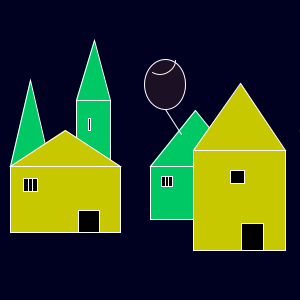
Frame 1 (no input)
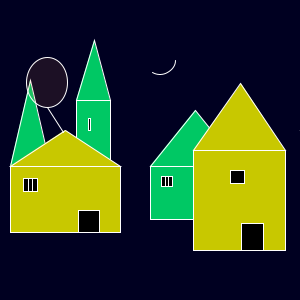
Frame 60 (the mouse pressed at the canvas centre just before this capture)
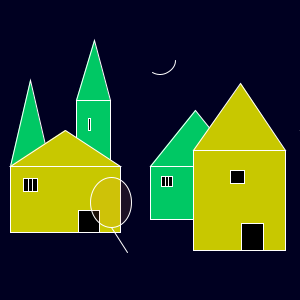
Frame 120 (the mouse held since frame 60 and released just before this capture)

The Processing sketch that drew these frames (run headless with seeded random() and noise(); from frame 60 on, the mouse is pressed at the canvas centre):

// Processing sketch: processing_12083
// ── processing_12083.pde

int x = 150;
int y = 150;
int w = 50 ;
int h = 50;
color c;
int hSpeed = 2;
int vSpeed = 2;
int SIZE = 60;
int topY = y + h /3;

void setup( )
{
  size(300, 300);
  smooth();
  x = int(random(SIZE/2, width - SIZE));
  y = int(random(SIZE/2, height - SIZE));

}

void draw()
{
  background(00,00,33);
  smooth();
  drawHouse(10,100,40,90,color(0,200,100)); 
  drawHouse(150,130,90,80, color(0,200,100)); 
  drawHouse(10,150,110,100, color(200,200,0));
  drawMoon();
  drawBalloon();
  move();
  bounce();
}
void drawBalloon()
{
  color trans = color(255, 150, 70, 28);  
  fill(trans);
  ellipse( x, y, w/1.20, h);
  line( x, y + h/2, x + w/3, y + h);
}

void move()
{
  x = x- hSpeed;
  y = y - vSpeed;
}

void bounce()
{
  if (x > width - SIZE/3 || x < SIZE/3 )
  {
    hSpeed = -1 * hSpeed;
  }

  if (y > height -SIZE/2 || y < h/2)
  {
    vSpeed = -1 * vSpeed;
  }


}

void drawHouse(int x, int y, int w, int h, color c)
{

  ///first house
  rectMode(CORNERS);
  stroke(255);
  fill(c);
  triangle(x, topY, x+ w/2, y-SIZE/3, x+w,topY);//top
  rect(x, topY, x+w, topY + h *2 /3);//house

  ///second house

  triangle (x + w * 2.10, y - h/1.5, x + w * 2.5 , y,  x + w * 5/3, y );//top
  rect(x + w * 2.5, y + h, x + w * 5/3, y);//house


  fill(00);
  rect(x + w/8, topY + h/8, x + w/4, topY + h/4);//window
  rect(x + w * 5/8, y + h * 3/5, x + w * 13/16, topY + h * 2/3);//door
  rect(x + w * 2.1 , y + h , x + w * 2.3, topY + h * 2/3.5);//door
  rect(x + w/5, topY + h/8,  x +w/6, topY + h/4); //window stripes
  rect(x + w * 2, y + h/5 , x * w * 2/9, y + h/3); //window
} 
void drawMoon()
{
  int x = 160;
  int y = 60;
  int size= 30;
  stroke(255);

  fill(00,00,33);
  arc (x, y, size, size, 0, PI/1.5);

}
